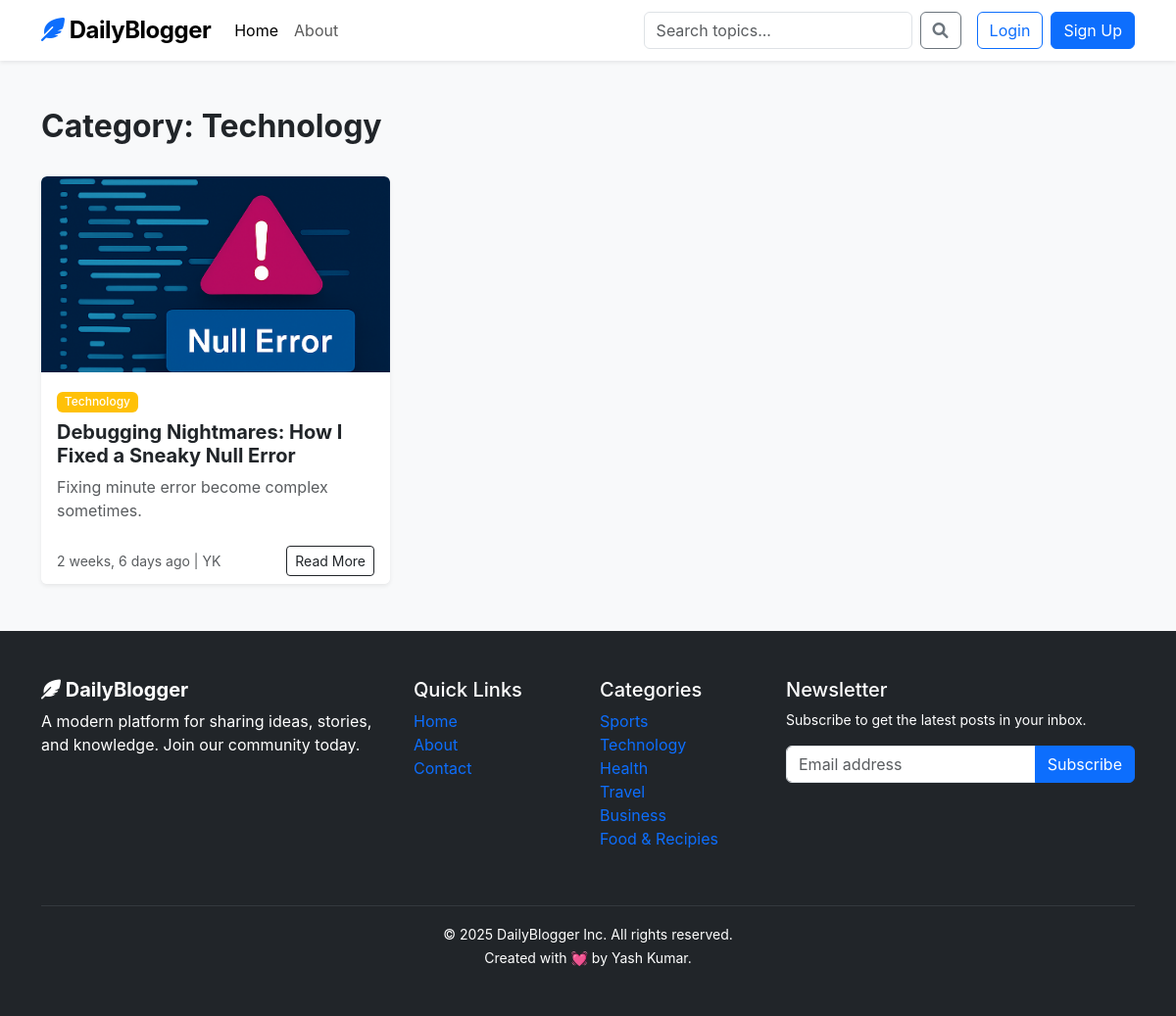
The app's page /category/2/ with its own data.
### blog/models.py (models this page shows, shortened)
class Category(models.Model):
    category_name=models.CharField(max_length=50,unique=True)
    created_at= models.DateTimeField(auto_now_add=True)
    updated_at= models.DateTimeField(auto_now=True)
    class Meta:
        verbose_name_plural = "Categories"
    def __str__(self):
        return self.category_name

class Post(models.Model):
    title = models.CharField(max_length=200)
    slug = models.SlugField(max_length=200, unique=True,blank = True)
    category = models.ForeignKey(Category, on_delete=models.CASCADE)
    author = models.ForeignKey(User, on_delete=models.CASCADE)
    featured_image = models.ImageField(upload_to='uploads/%Y/%m/%d/')
    short_description = models.TextField(max_length=500)
    blog_body = models.TextField(max_length=3000)
    status = models.CharField(max_length=10, choices=STATUS_CHOICES, default='draft')
    is_featured = models.BooleanField(default=False)
    created_at = models.DateTimeField(auto_now_add=True)
    updated_at = models.DateTimeField(auto_now=True)

### blog/views.py (the view)
# urls.py: path('<int:category_id>/', views.category_list, name='category_list'),
def category_list(request, category_id):
    try:
        category = Category.objects.get(id=category_id)
    except:
        return render(request, '404.html', status=404)
    posts = Post.objects.filter(category=category, status='published').order_by('-created_at')
    context = {
        'category': category,
        'posts': posts,
    }
    return render(request, 'category_list.html', context)

### blog/context_processors.py (called while the page is built)
def category_processor(request):
    categories = Category.objects.all()
    return dict(categories=categories)

### templates/category_list.html
{% extends 'base.html' %}
{% block content %}
    <div class="container my-5">
        <section id="featured">
            <div class="d-flex justify-content-between align-items-center mb-4">
                <h2 class="fw-bold">Category: {{ category.category_name }}</h2>
            </div>
            <div class="row g-4">
                {% for post in posts %}
                <div class="col-md-4" >
                    <div class="card h-100 border-0 shadow-sm blog-card">
                        <img src="{{ post.featured_image.url }}" class="card-img-top" alt="Blog Image">
                        <div class="card-body">
                            <span class="badge bg-warning mb-2">{{ post.category }}</span>
                            <h5 class="card-title fw-bold">{{ post.title }}</h5>
                            <p class="card-text text-muted">{{ post.short_description }}</p>
                        </div>
                        <div class="card-footer bg-white border-0 d-flex justify-content-between align-items-center">
                            <small class="text-muted text-small">{{post.created_at | timesince}} ago | {{ post.author }}</small>
                            <a href="{% url 'blogs' post.slug %}" class="btn btn-sm btn-outline-dark">Read More</a>
                        </div>
                    </div>
                </div>
                {% endfor %}
            </div>
        </section>
    </div>
{% endblock %}

### templates/base.html (shortened to what this page needs)
{% load static %}
<!DOCTYPE html>
<html lang="en">
<head>
    <link href="https://cdn.jsdelivr.net/npm/bootstrap@5.3.0/dist/css/bootstrap.min.css" rel="stylesheet">
    <link rel="stylesheet" href="https://cdnjs.cloudflare.com/ajax/libs/font-awesome/6.0.0/css/all.min.css">
    <link rel="stylesheet" href="{% static 'css/styles.css' %}">
</head>
<body>
    <nav class="navbar navbar-expand-lg navbar-light bg-white sticky-top shadow-sm">
        <div class="container">
            <a class="navbar-brand fw-bold" href="#"><i class="fas fa-feather-alt text-primary"></i> DailyBlogger</a>
            <div class="collapse navbar-collapse" id="navbarNav">
                <ul class="navbar-nav me-auto mb-2 mb-lg-0">
                    <li class="nav-item"><a class="nav-link active" href="{% url 'home' %}">Home</a></li>
                    <li class="nav-item"><a class="nav-link" href="https://yash4313.github.io/Portfolio/" target="_blank">About</a></li>
                </ul>
                <form class="d-flex me-3" method="get" action="{% url 'search' %}">
                    <input class="form-control me-2" type="text" name="keyword" value="{{ query }}" placeholder="Search topics..." aria-label="Search">
                    <button class="btn btn-outline-secondary" type="submit"><i class="fas fa-search"></i></button>
                </form>
                {% if not user.is_authenticated %}
                <div class="d-flex gap-2">
                    <a href="{% url 'login' %}" class="btn btn-outline-primary">Login</a>
                    <a href="{% url 'register' %}" class="btn btn-primary">Sign Up</a>
                </div>
                {% endif %}
            </div>
        </div>
    </nav>
{% block content %}
{% endblock %}
    <footer class="bg-dark text-white py-5 mt-5">
        <div class="container">
            <div class="row">
                <div class="col-md-4 mb-4">
                    <h5 class="fw-bold"><i class="fas fa-feather-alt"></i> DailyBlogger</h5>
                    <p class="text-white">A modern platform for sharing ideas, stories, and knowledge. Join our community today.</p>
                </div>
                <div class="col-md-2 mb-4">
                    <h5>Quick Links</h5>
                    <ul class="list-unstyled text-small">
                        <li><a class="text-decoration-none text-grey hover-white" href="{% url 'home' %}">Home</a></li>
                        <li><a class="text-decoration-none text-grey hover-white" href="https://yash4313.github.io/Portfolio/" target="_blank">About</a></li>
                        <li><a class="text-decoration-none text-grey hover-white" href="#">Contact</a></li>
                    </ul>
                </div>
                <div class="col-md-2 mb-4">
                    <h5>Categories</h5>
                    <ul class="list-unstyled text-small">
                        {% for category in categories %}
                        <li><a class="text-decoration-none text-grey hover-white" href="{% url 'category_list' category.id %}">{{ category }}</a></li>
                        {% endfor %}
                    </ul>
                </div>
                <div class="col-md-4 mb-4">
                    <h5>Newsletter</h5>
                    <p class="text-white small">Subscribe to get the latest posts in your inbox.</p>
                    <div class="input-group mb-3">
                        <input type="text" class="form-control" placeholder="Email address">
                        <button class="btn btn-primary" type="button">Subscribe</button>
                    </div>
                </div>
            </div>
            <hr class="border-secondary">
            <div class="text-center text-white">
                <small>&copy; 2025 DailyBlogger Inc. All rights reserved.</small><br>
                <small> Created with 💓 by Yash Kumar.</small>
            </div>
        </div>
    </footer>
</body>
</html>

### blog_main/static/css/styles.css (style rules this page uses)
body { font-family: -apple-system, BlinkMacSystemFont, "Segoe UI", Roboto, "Helvetica Neue", Arial, sans-serif; background-color: #f8f9fa; }
.navbar-brand { font-size: 1.5rem; letter-spacing: -0.5px; }
.blog-card { transition: transform 0.3s ease, box-shadow 0.3s ease; cursor: pointer; overflow: hidden; }
.card-img-top { height: 200px; object-fit: cover; }
.badge { transition: all 0.2s ease; font-weight: 500; }

### records on screen
Category: category_name "Technology"
Post: featured_image (picture), category "Technology", title "Debugging Nightmares: How I Fixed a Sneaky Null Error", short_description "Fixing minute error become complex sometimes.", created_at "2 weeks, 6 days", author "YK"
Category: category_name "Sports"
Category: category_name "Health"
Category: category_name "Travel"
Category: category_name "Business"
Category: category_name "Food & Recipies"
